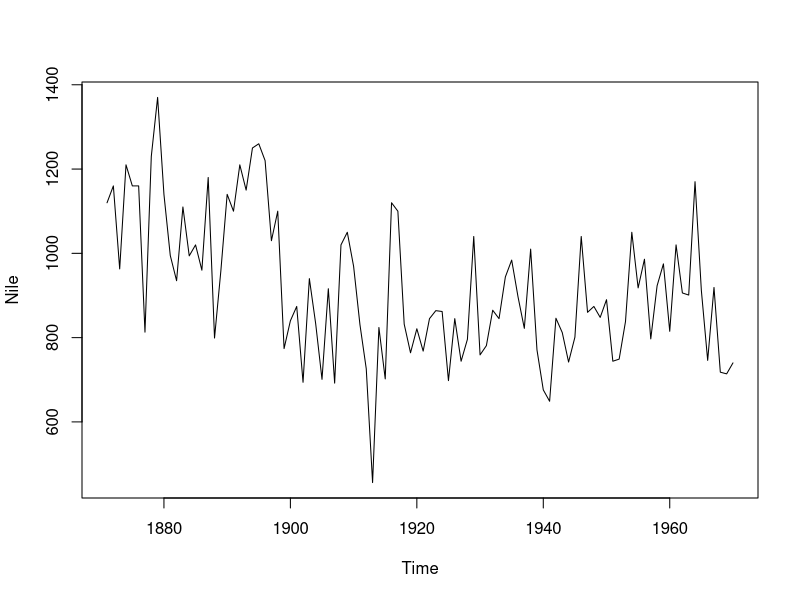
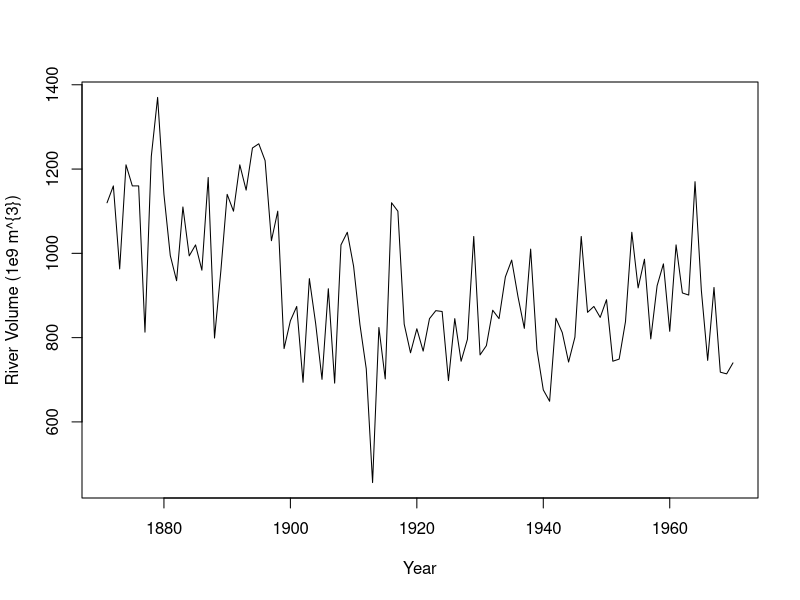
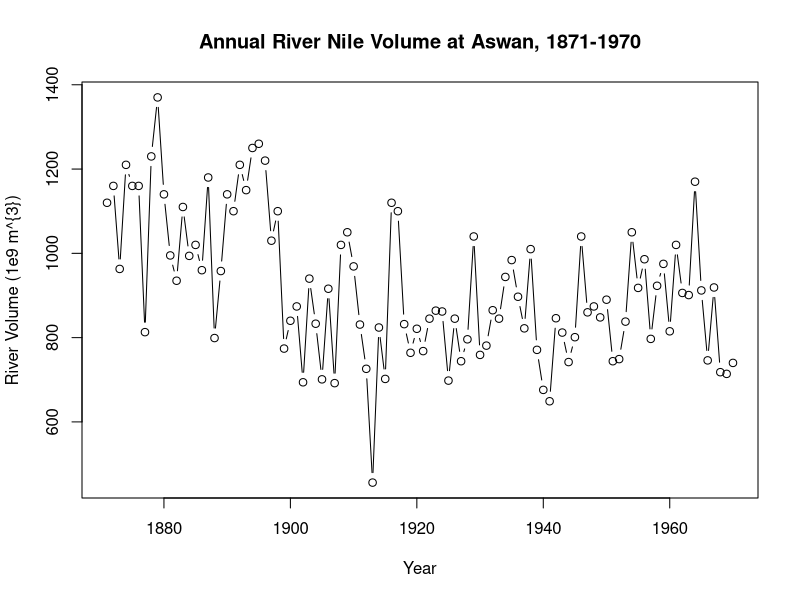
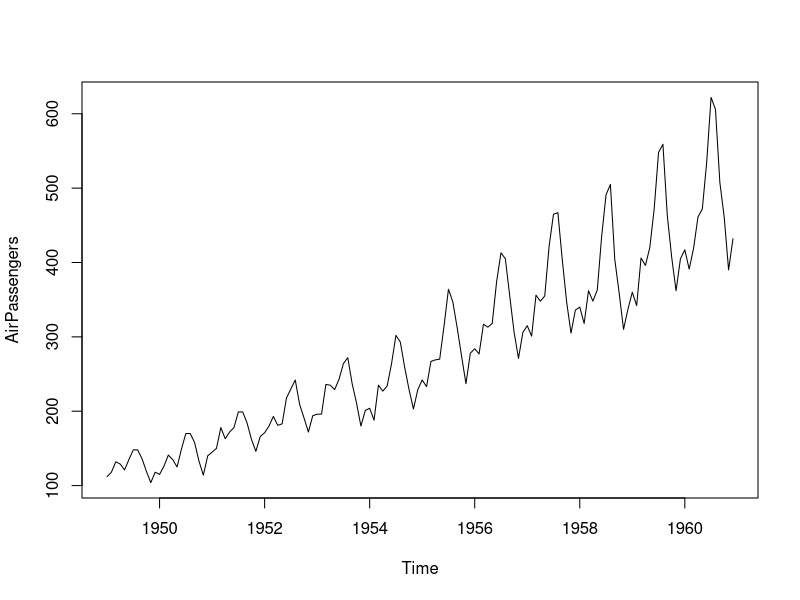
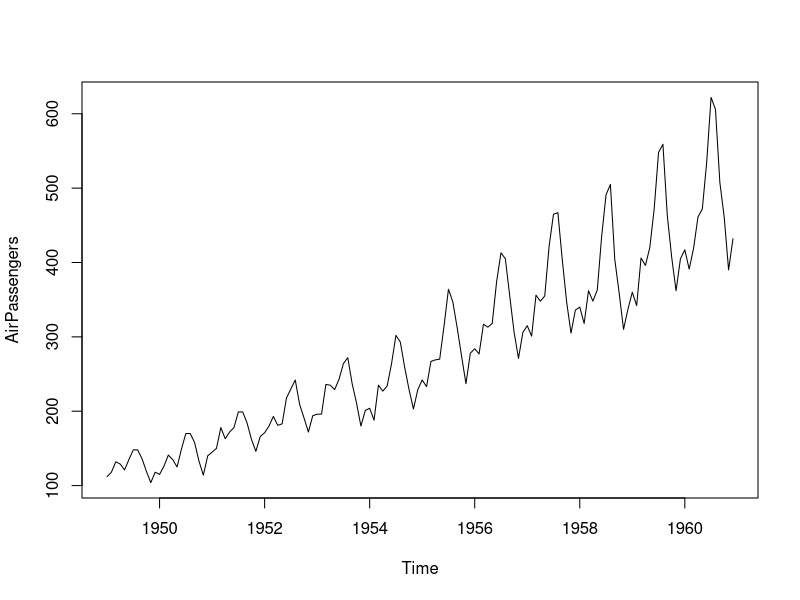
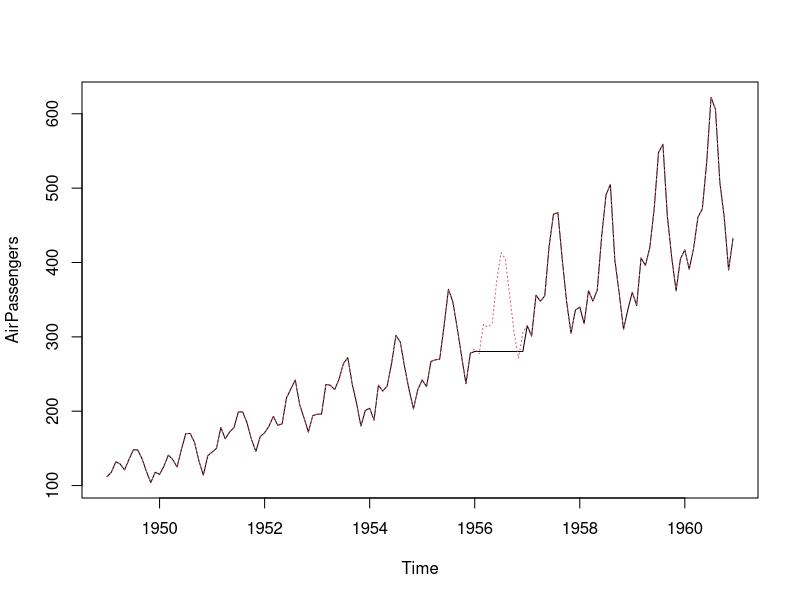
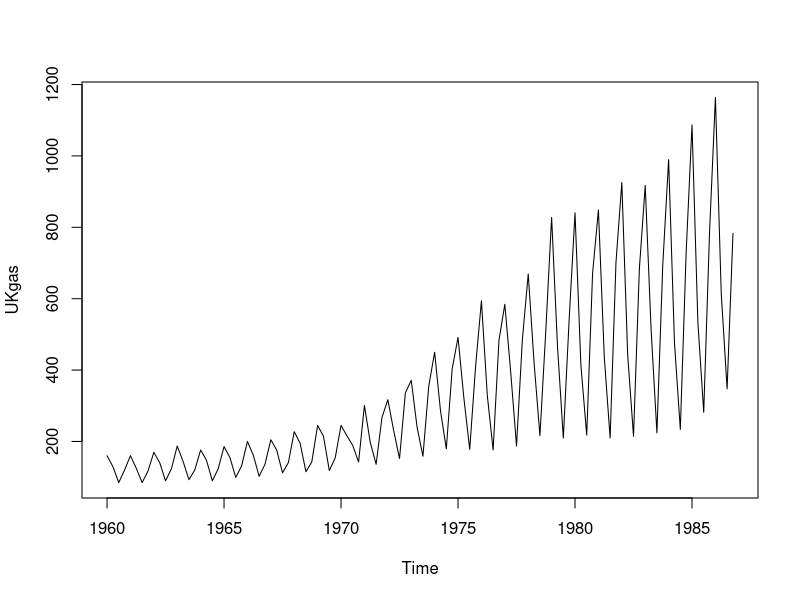

The R script that drew these images, in order:
# Explore the famous River Nile annual streamflow data:


# Print the Nile dataset
print(Nile)

# List the number of observations in the Nile dataset
length(Nile)

# Display the first 10 elements of the Nile dataset
head(Nile, n = 10)

# Display the last 12 elements of the Nile dataset
tail(Nile, n = 12)


# Plot the Nile data
plot(Nile)

# Plot the Nile data with xlab and ylab arguments
plot(Nile, xlab = "Year", ylab = "River Volume (1e9 m^{3})")

# Plot the Nile data with xlab, ylab, main, and type arguments
plot(
  Nile,
  xlab = "Year",
  ylab = "River Volume (1e9 m^{3})",
  main = "Annual River Nile Volume at Aswan, 1871-1970",
  type = "b"
)

"The start() and end() functions return the time index of the first and last observations, respectively.
The time() function calculates a vector of time indices, with one element for each time index on which
the series was observed.

The deltat() function returns the fixed time interval between observations and the frequency() function
returns the number of observations per unit time. Finally, the cycle() function returns the position
in the cycle of each observation."

# Plot AirPassengers
plot(AirPassengers)

# View the start and end dates of AirPassengers
start(AirPassengers)
end(AirPassengers)

# Use time(), deltat(), frequency(), and cycle() with AirPassengers
time(AirPassengers)
deltat(AirPassengers)
frequency(AirPassengers)
cycle(AirPassengers)

"Sometimes there are missing values in time series data, denoted NA in R, and it is useful to know
their locations. It is also important to know how missing values are handled by various R functions.
The mean() function calculates the sample mean, but it fails in the presence of any NA values.
"

# Plot the AirPassengers data
plot(AirPassengers)

# Compute the mean of AirPassengers
mean(AirPassengers, na.rm = TRUE)

# Impute mean values to NA in AirPassengers
AirPassengers[85:96] <- mean(AirPassengers, na.rm = TRUE)

print(AirPassengers[85:96])

# Generate another plot of AirPassengers
plot(AirPassengers)

# Add the complete AirPassengers data to your plot
rm(AirPassengers)
points(AirPassengers,
       type = "l",
       col = 2,
       lty = 3)

"The function ts() can be applied to create time series objects. A time series object is a vector (univariate) 
or matrix (multivariate) with additional attributes, including time indices for each observation, the sampling 
frequency and time increment between observations, and the cycle length for periodic data. Such objects are of 
the ts class, and represent data that has been observed at (approximately) equally spaced time points. 

The advantage of creating and working with time series objects of the ts class is that many methods are available
for utilizing time series attributes, such as time index information. For example, as you've seen in earlier 
exercises, calling plot() on a ts object will automatically generate a plot over time"

"________________________________________________________________________________________________________________"

"When you use datasets from others, such as those included in an R package, you can check whether they are ts 
objects using the is.ts() command. The result of the test is either TRUE when the data is of the ts class, or 
FALSE if it is not."

# Check whether Nile is a ts object
is.ts(Nile)

# Check whether AirPassengers is a ts object
is.ts(AirPassengers)


is.ts(UKgas)
plot(UKgas)

